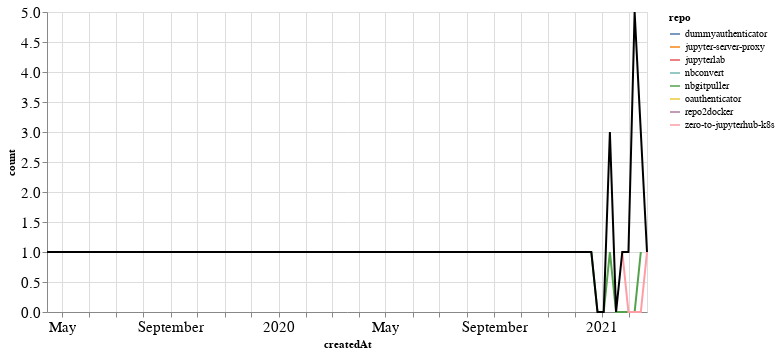

Notebook cell for this chart:
### Markdown cell above
### PRs

### Code cell
prs_time = prs.groupby('repo').resample('W', on='createdAt').count()['author'].reset_index()
prs_time = prs_time.rename(columns={'author': 'count'})
prs_time_total = prs_time.groupby('createdAt').agg({"count": "sum"}).reset_index()

ch1 = alt.Chart(prs_time, width=600).mark_line().encode(
    x='createdAt',
    y='count',
    color='repo',
    tooltip="repo"
)

ch2 = alt.Chart(prs_time_total, width=600).mark_line(color="black").encode(
    x='createdAt',
    y='count',
)

ch1 + ch2

### Figure 1 — Vega-Lite specification as saved in the notebook (floating-point values rounded to 4 significant figures)
{"config": {"axisLeft": {"labelFontSize": 15}, "axisBottom": {"labelFontSize": 15}}, "layer": [{"data": {"name": "data-476b8e629c478a45eab950ff836b98c5"}, "mark": "line", "encoding": {"color": {"type": "nominal", "field": "repo"}, "tooltip": {"type": "nominal", "field": "repo"}, "x": {"type": "temporal", "field": "createdAt"}, "y": {"type": "quantitative", "field": "count"}}, "width": 600}, {"data": {"name": "data-35ac4d77f83d999adb6ea2461b1ace52"}, "mark": {"type": "line", "color": "black"}, "encoding": {"x": {"type": "temporal", "field": "createdAt"}, "y": {"type": "quantitative", "field": "count"}}, "width": 600}], "$schema": "https://vega.github.io/schema/vega-lite/v4.8.1.json", "datasets": {"data-476b8e629c478a45eab950ff836b98c5": [{"repo": "dummyauthenticator", "createdAt": "2021-02-14T00:00:00", "count": 1}, {"repo": "jupyter-server-proxy", "createdAt": "2021-01-10T00:00:00", "count": 2}, {"repo": "jupyterlab", "createdAt": "2021-02-14T00:00:00", "count": 1}, {"repo": "nbconvert", "createdAt": "2021-02-07T00:00:00", "count": 5}, {"repo": "nbgitpuller", "createdAt": "2020-12-20T00:00:00", "count": 1}, {"repo": "nbgitpuller", "createdAt": "2020-12-27T00:00:00", "count": 0}, {"repo": "nbgitpuller", "createdAt": "2021-01-03T00:00:00", "count": 0}, {"repo": "nbgitpuller", "createdAt": "2021-01-10T00:00:00", "count": 1}, {"repo": "nbgitpuller", "createdAt": "2021-01-17T00:00:00", "count": 0}, {"repo": "nbgitpuller", "createdAt": "2021-01-24T00:00:00", "count": 0}, {"repo": "nbgitpuller", "createdAt": "2021-01-31T00:00:00", "count": 0}, {"repo": "nbgitpuller", "createdAt": "2021-02-07T00:00:00", "count": 0}, {"repo": "nbgitpuller", "createdAt": "2021-02-14T00:00:00", "count": 1}, {"repo": "oauthenticator", "createdAt": "2021-01-31T00:00:00", "count": 1}, {"repo": "repo2docker", "createdAt": "2019-04-14T00:00:00", "count": 1}, {"repo": "zero-to-jupyterhub-k8s", "createdAt": "2021-01-24T00:00:00", "count": 1}, {"repo": "zero-to-jupyterhub-k8s", "createdAt": "2021-01-31T00:00:00", "count": 0}, {"repo": "zero-to-jupyterhub-k8s", "createdAt": "2021-02-07T00:00:00", "count": 0}, {"repo": "zero-to-jupyterhub-k8s", "createdAt": "2021-02-14T00:00:00", "count": 0}, {"repo": "zero-to-jupyterhub-k8s", "createdAt": "2021-02-21T00:00:00", "count": 1}], "data-35ac4d77f83d999adb6ea2461b1ace52": [{"createdAt": "2019-04-14T00:00:00", "count": 1}, {"createdAt": "2020-12-20T00:00:00", "count": 1}, {"createdAt": "2020-12-27T00:00:00", "count": 0}, {"createdAt": "2021-01-03T00:00:00", "count": 0}, {"createdAt": "2021-01-10T00:00:00", "count": 3}, {"createdAt": "2021-01-17T00:00:00", "count": 0}, {"createdAt": "2021-01-24T00:00:00", "count": 1}, {"createdAt": "2021-01-31T00:00:00", "count": 1}, {"createdAt": "2021-02-07T00:00:00", "count": 5}, {"createdAt": "2021-02-14T00:00:00", "count": 3}, {"createdAt": "2021-02-21T00:00:00", "count": 1}]}}
